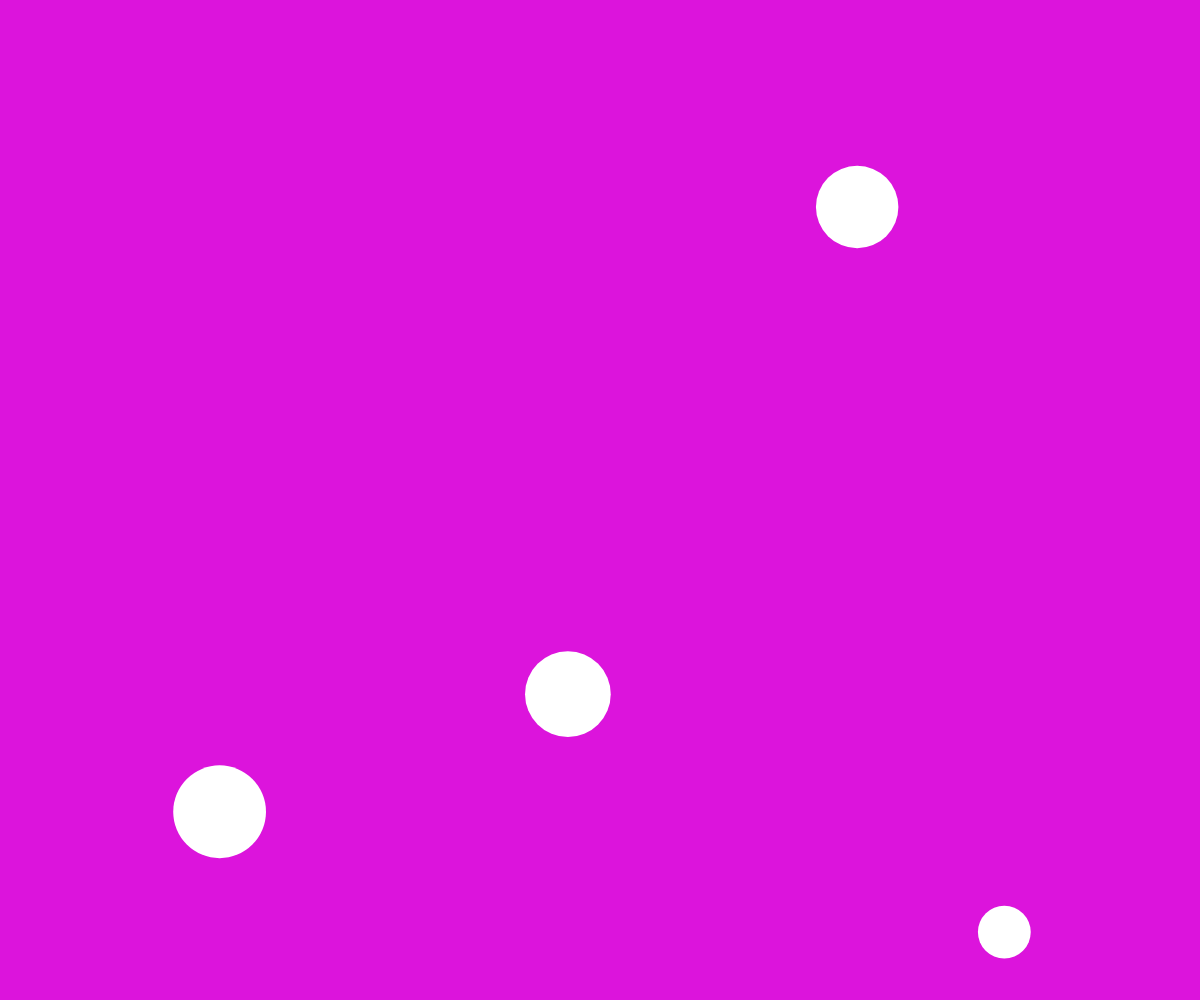
Frame 1 (no input)
Frame 60 (no input): identical to frame 1, image omitted
Frame 120 (the mouse pressed at the canvas centre since frame 60): identical to frame 1, image omitted

The p5.js sketch that drew this single still picture (run headless with seeded random() and noise() and a simulated clock; from frame 60 on, the mouse is pressed at the canvas centre):

// p5.js sketch
// ── sketch.js
// TODO: add more circles using lists

let numCircles;
let ypos = [];
let xpos = [];
let diam = [];

function setup() {
  createCanvas(windowWidth, windowHeight);
  noStroke();

  numCircles = 10;
  //numCircles = int(width/25);

  for (let index = 0; index < numCircles; index += 1) {
    xpos.push(random(width));
    ypos.push(random(height));
    diam.push(random(30,100));

  }
}

function draw() {
  background(220, 20, 220);
  //ellipse(width / 2-100, ypos[0], 50);
  //ellipse(width / 2, ypos[1], 50);
  //ellipse(width / 2 + 100, ypos[2], 50);

  for (let index = 0; index < ypos.length; index += 3) {

    ellipse(xpos[index], ypos[index], diam[index]);
  }
}

function mousePressed(){
  ypos.push(random(height));
  xpos.push(random(height));
  diam.push(random(30,100));
}
